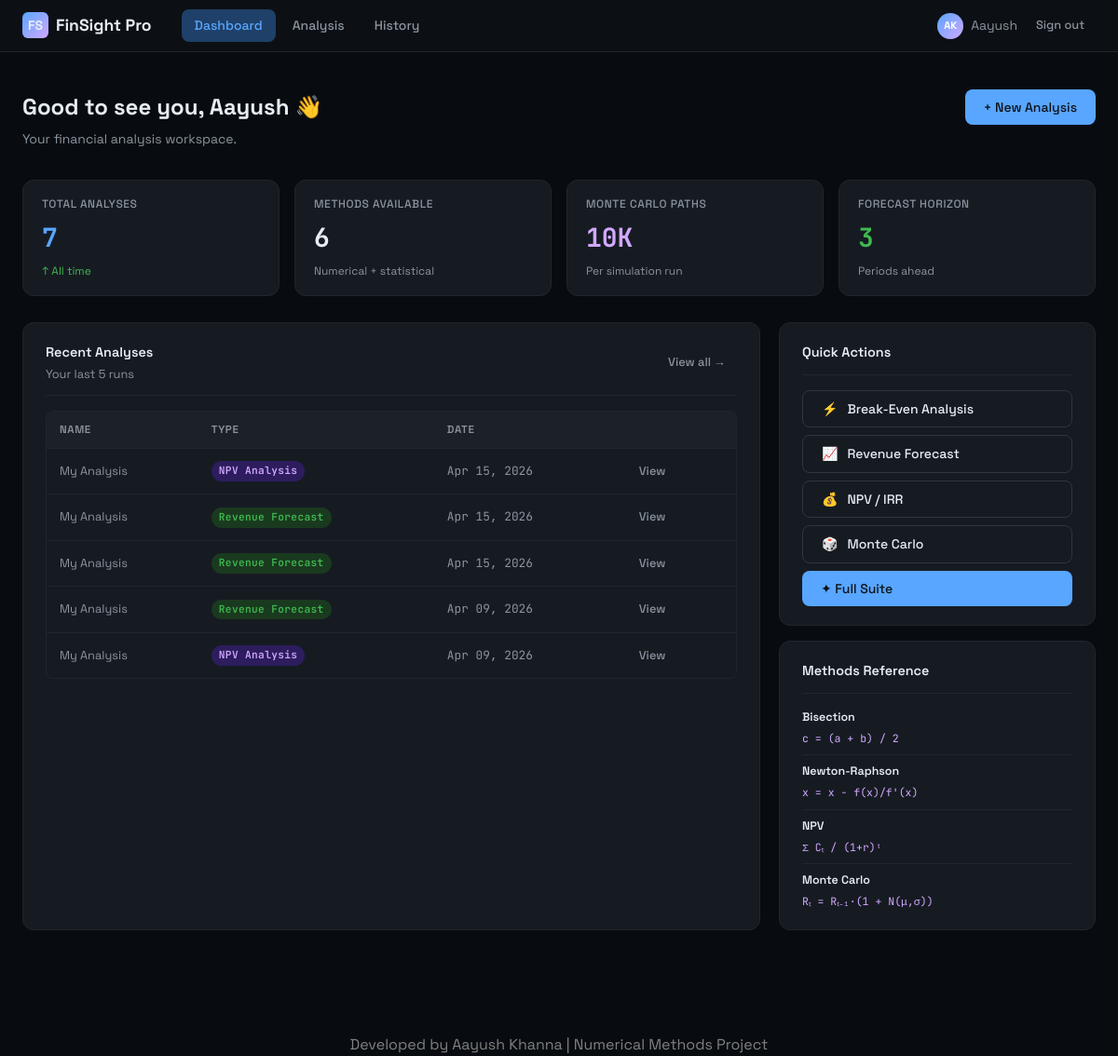
The page /dashboard/ (signed in) on the database its author committed.
### predictor/models.py (models this page shows, shortened)
class AnalysisHistory(models.Model):
    ANALYSIS_TYPES = [
        ("breakeven", "Break-Even Analysis"),
        ("forecast", "Revenue Forecast"),
        ("npv", "NPV Analysis"),
        ("monte_carlo", "Monte Carlo Simulation"),
        ("irr", "IRR Calculation"),
    ]
    user = models.ForeignKey(User, on_delete=models.CASCADE, related_name="analyses")
    analysis_type = models.CharField(max_length=20, choices=ANALYSIS_TYPES)
    name = models.CharField(max_length=100, default="Untitled Analysis")
    input_data = models.JSONField()
    result_data = models.JSONField()
    created_at = models.DateTimeField(default=timezone.now)
    class Meta:
        ordering = ["-created_at"]
        verbose_name_plural = "Analysis Histories"

### predictor/views.py (the view)
# urls.py: path("dashboard/",      views.dashboard,      name="dashboard"),
@login_required
def dashboard(request):
    history = AnalysisHistory.objects.filter(user=request.user)[:5]
    total_analyses = AnalysisHistory.objects.filter(user=request.user).count()
    context = {
        "history": history,
        "total_analyses": total_analyses,
    }
    return render(request, "predictor/dashboard.html", context)

### predictor/templates/predictor/dashboard.html (shortened to what this page needs)
{% extends "base.html" %}
{% block content %}
<div class="container" style="padding-top:40px; padding-bottom:60px;">
  <div style="display:flex;align-items:flex-start;justify-content:space-between;margin-bottom:32px;">
    <div>
      <h1 style="font-size:1.5rem;font-weight:700;">Good to see you, {{ user.first_name|default:user.username }} 👋</h1>
      <p style="color:var(--text-2);margin-top:4px;font-size:0.875rem;">Your financial analysis workspace.</p>
    </div>
    <a href="{% url 'analysis' %}" class="btn btn-primary">
      + New Analysis
    </a>
  </div>
  <div class="grid-4" style="margin-bottom:28px;">
    <div class="stat-card">
      <div class="stat-label">Total Analyses</div>
      <div class="stat-value" style="color:var(--accent);">{{ total_analyses }}</div>
      <div class="stat-delta up">↑ All time</div>
    </div>
    <div class="stat-card">
      <div class="stat-label">Methods Available</div>
      <div class="stat-value">6</div>
      <div class="stat-delta" style="color:var(--text-2);">Numerical + statistical</div>
    </div>
    <div class="stat-card">
      <div class="stat-label">Monte Carlo Paths</div>
      <div class="stat-value" style="color:var(--purple);">10K</div>
      <div class="stat-delta" style="color:var(--text-2);">Per simulation run</div>
    </div>
    <div class="stat-card">
      <div class="stat-label">Forecast Horizon</div>
      <div class="stat-value" style="color:var(--green);">3</div>
      <div class="stat-delta" style="color:var(--text-2);">Periods ahead</div>
    </div>
  </div>
  <div style="display:grid;grid-template-columns:1fr 340px;gap:20px;">
    <div class="card">
      <div class="card-header">
        <div>
          <div class="card-title">Recent Analyses</div>
          <div class="card-subtitle">Your last 5 runs</div>
        </div>
        <a href="{% url 'history' %}" class="btn btn-ghost btn-sm">View all →</a>
      </div>
      {% if history %}
      <div class="table-wrap">
        <table>
          <thead>
            <tr>
              <th>Name</th>
              <th>Type</th>
              <th>Date</th>
              <th></th>
            </tr>
          </thead>
          <tbody>
            {% for a in history %}
            <tr>
              <td class="label">{{ a.name }}</td>
              <td>
                <span class="badge
                  {% if a.analysis_type == 'breakeven' %}badge-blue
                  {% elif a.analysis_type == 'forecast' %}badge-green
                  {% elif a.analysis_type == 'npv' %}badge-purple
                  {% elif a.analysis_type == 'monte_carlo' %}badge-orange
                  {% else %}badge-blue{% endif %}">
                  {{ a.get_analysis_type_display }}
                </span>
              </td>
              <td style="color:var(--text-2);">{{ a.created_at|date:"M d, Y" }}</td>
              <td><a href="{% url 'history_detail' a.pk %}" class="btn btn-ghost btn-sm">View</a></td>
            </tr>
            {% endfor %}
          </tbody>
        </table>
      </div>
      {% else %}
      <div class="empty-state">
        <div class="empty-icon">📊</div>
        <p>No analyses yet. <a href="{% url 'analysis' %}" style="color:var(--accent);">Run your first one →</a></p>
      </div>
      {% endif %}
    </div>
    <div>
      <div class="card" style="margin-bottom:16px;">
        <div class="card-header">
          <div class="card-title">Quick Actions</div>
        </div>
        <div style="display:flex;flex-direction:column;gap:8px;">
          <a href="{% url 'analysis' %}?type=breakeven" class="btn btn-secondary" style="justify-content:flex-start;gap:10px;">
            <span style="color:var(--accent);">⚡</span> Break-Even Analysis
          </a>
          <a href="{% url 'analysis' %}?type=forecast" class="btn btn-secondary" style="justify-content:flex-start;gap:10px;">
            <span style="color:var(--green);">📈</span> Revenue Forecast
          </a>
          <a href="{% url 'analysis' %}?type=npv" class="btn btn-secondary" style="justify-content:flex-start;gap:10px;">
            <span style="color:var(--purple);">💰</span> NPV / IRR
          </a>
          <a href="{% url 'analysis' %}?type=monte_carlo" class="btn btn-secondary" style="justify-content:flex-start;gap:10px;">
            <span style="color:var(--orange);">🎲</span> Monte Carlo
          </a>
          <a href="{% url 'analysis' %}?type=all" class="btn btn-primary" style="justify-content:flex-start;gap:10px;">
            ✦ Full Suite
          </a>
        </div>
      </div>
      <div class="card">
        <div class="card-header">
          <div class="card-title">Methods Reference</div>
        </div>
        <div style="display:flex;flex-direction:column;gap:8px;">
          {% for method, formula in methods %}
          <div style="border-bottom:1px solid var(--border);padding-bottom:8px;margin-bottom:0;">
            <div style="font-size:0.78rem;font-weight:600;color:var(--text-1);margin-bottom:3px;">{{ method }}</div>
            <div style="font-size:0.72rem;font-family:var(--mono);color:var(--purple);">{{ formula }}</div>
          </div>
          {% empty %}
          <div style="border-bottom:1px solid var(--border);padding-bottom:8px;">
            <div style="font-size:0.78rem;font-weight:600;color:var(--text-1);margin-bottom:3px;">Bisection</div>
            <div style="font-size:0.72rem;font-family:var(--mono);color:var(--purple);">c = (a + b) / 2</div>
          </div>
          <div style="border-bottom:1px solid var(--border);padding-bottom:8px;">
            <div style="font-size:0.78rem;font-weight:600;color:var(--text-1);margin-bottom:3px;">Newton-Raphson</div>
            <div style="font-size:0.72rem;font-family:var(--mono);color:var(--purple);">x = x - f(x)/f'(x)</div>
          </div>
          <div style="border-bottom:1px solid var(--border);padding-bottom:8px;">
            <div style="font-size:0.78rem;font-weight:600;color:var(--text-1);margin-bottom:3px;">NPV</div>
            <div style="font-size:0.72rem;font-family:var(--mono);color:var(--purple);">Σ Cₜ / (1+r)ᵗ</div>
          </div>
          <div>
            <div style="font-size:0.78rem;font-weight:600;color:var(--text-1);margin-bottom:3px;">Monte Carlo</div>
            <div style="font-size:0.72rem;font-family:var(--mono);color:var(--purple);">Rₜ = Rₜ₋₁·(1 + N(μ,σ))</div>
          </div>
          {% endfor %}
        </div>
      </div>
    </div>
  </div>
</div>
{% endblock %}

### templates/base.html (shortened to what this page needs)
{% load static %}
<!DOCTYPE html>
<html lang="en">
<head>
</head>
<body>
  <nav class="nav">
    <a href="{% url 'landing' %}" class="nav-brand">
      <div class="logo-icon">FS</div>
      <span>FinSight Pro</span>
    </a>
    <div class="nav-links">
      {% if user.is_authenticated %}
        <a href="{% url 'dashboard' %}" class="nav-link {% if request.resolver_match.url_name == 'dashboard' %}active{% endif %}">Dashboard</a>
        <a href="{% url 'analysis' %}" class="nav-link {% if request.resolver_match.url_name == 'analysis' %}active{% endif %}">Analysis</a>
        <a href="{% url 'history' %}" class="nav-link {% if request.resolver_match.url_name == 'history' %}active{% endif %}">History</a>
      {% endif %}
    </div>
    <div class="nav-right">
      {% if user.is_authenticated %}
        <div class="nav-user">
          <div class="nav-avatar">{{ user.first_name|first|upper }}{{ user.last_name|first|upper }}</div>
          <span>{{ user.first_name|default:user.username }}</span>
        </div>
        <a href="{% url 'logout' %}" class="btn btn-ghost btn-sm">Sign out</a>
      {% else %}
        <a href="{% url 'login' %}" class="btn btn-ghost btn-sm">Sign in</a>
        <a href="{% url 'register' %}" class="btn btn-primary btn-sm">Get Started</a>
      {% endif %}
    </div>
  </nav>
  <div class="page">
    {% block content %}{% endblock %}
  </div>
  <footer style="text-align:center; margin-top:50px; color:gray;">
    Developed by Aayush Khanna | Numerical Methods Project
</footer>
</body>
</html>

### rows shown on the page
AnalysisHistory: name "My Analysis", analysis_type "NPV Analysis", created_at "Apr 15, 2026"
AnalysisHistory: name "My Analysis", analysis_type "Revenue Forecast", created_at "Apr 15, 2026"
AnalysisHistory: name "My Analysis", analysis_type "Revenue Forecast", created_at "Apr 15, 2026"
AnalysisHistory: name "My Analysis", analysis_type "Revenue Forecast", created_at "Apr 09, 2026"
AnalysisHistory: name "My Analysis", analysis_type "NPV Analysis", created_at "Apr 09, 2026"

### other values the page prints
{{ user.first_name|first|upper }} "A"
{{ user.last_name|first|upper }} "K"
{{ user.first_name|default:user.username }} "Aayush"
{{ total_analyses }} "7"
